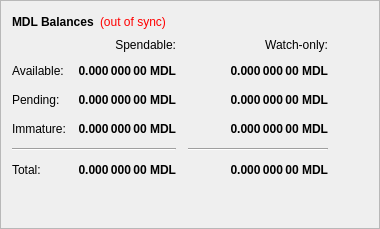
        <widget class="QFrame" name="frame">
         <property name="frameShape">
          <enum>QFrame::StyledPanel</enum>
         </property>
         <property name="frameShadow">
          <enum>QFrame::Raised</enum>
         </property>
         <layout class="QVBoxLayout" name="verticalLayout_4">
          <item>
           <layout class="QHBoxLayout" name="horizontalLayout_4">
            <item>
             <widget class="QLabel" name="label_5">
              <property name="font">
               <font>
                <weight>75</weight>
                <bold>true</bold>
               </font>
              </property>
              <property name="text">
               <string>MDL Balances</string>
              </property>
             </widget>
            </item>
            <item>
             <widget class="QLabel" name="labelWalletStatus">
              <property name="cursor">
               <cursorShape>WhatsThisCursor</cursorShape>
              </property>
              <property name="toolTip">
               <string>The displayed information may be out of date. Your wallet automatically synchronizes with the MDL network after a connection is established, but this process has not completed yet.</string>
              </property>
              <property name="styleSheet">
               <string notr="true">QLabel { color: red; }</string>
              </property>
              <property name="text">
               <string notr="true">(out of sync)</string>
              </property>
              <property name="alignment">
               <set>Qt::AlignLeading|Qt::AlignLeft|Qt::AlignVCenter</set>
              </property>
             </widget>
            </item>
            <item>
             <spacer name="horizontalSpacer_3">
              <property name="orientation">
               <enum>Qt::Horizontal</enum>
              </property>
              <property name="sizeHint" stdset="0">
               <size>
                <width>40</width>
                <height>20</height>
               </size>
              </property>
             </spacer>
            </item>
           </layout>
          </item>
          <item>
           <layout class="QGridLayout" name="gridLayout">
            <property name="spacing">
             <number>12</number>
            </property>
            <item row="2" column="2">
             <widget class="QLabel" name="labelWatchPending">
              <property name="font">
               <font>
                <weight>75</weight>
                <bold>true</bold>
               </font>
              </property>
              <property name="cursor">
               <cursorShape>IBeamCursor</cursorShape>
              </property>
              <property name="toolTip">
               <string>Unconfirmed transactions to watch-only addresses</string>
              </property>
              <property name="text">
               <string notr="true">0.000 000 00 MDL</string>
              </property>
              <property name="alignment">
               <set>Qt::AlignRight|Qt::AlignTrailing|Qt::AlignVCenter</set>
              </property>
              <property name="textInteractionFlags">
               <set>Qt::LinksAccessibleByMouse|Qt::TextSelectableByKeyboard|Qt::TextSelectableByMouse</set>
              </property>
             </widget>
            </item>
            <item row="2" column="1">
             <widget class="QLabel" name="labelUnconfirmed">
              <property name="font">
               <font>
                <weight>75</weight>
                <bold>true</bold>
               </font>
              </property>
              <property name="cursor">
               <cursorShape>IBeamCursor</cursorShape>
              </property>
              <property name="toolTip">
               <string>Total of transactions that have yet to be confirmed, and do not yet count toward the spendable balance</string>
              </property>
              <property name="text">
               <string notr="true">0.000 000 00 MDL</string>
              </property>
              <property name="alignment">
               <set>Qt::AlignRight|Qt::AlignTrailing|Qt::AlignVCenter</set>
              </property>
              <property name="textInteractionFlags">
               <set>Qt::LinksAccessibleByMouse|Qt::TextSelectableByKeyboard|Qt::TextSelectableByMouse</set>
              </property>
             </widget>
            </item>
            <item row="3" column="2">
             <widget class="QLabel" name="labelWatchImmature">
              <property name="font">
               <font>
                <weight>75</weight>
                <bold>true</bold>
               </font>
              </property>
              <property name="cursor">
               <cursorShape>IBeamCursor</cursorShape>
              </property>
              <property name="toolTip">
               <string>Staked or masternode rewards in watch-only addresses that has not yet matured</string>
              </property>
              <property name="text">
               <string notr="true">0.000 000 00 MDL</string>
              </property>
              <property name="alignment">
               <set>Qt::AlignRight|Qt::AlignTrailing|Qt::AlignVCenter</set>
              </property>
              <property name="textInteractionFlags">
               <set>Qt::LinksAccessibleByMouse|Qt::TextSelectableByKeyboard|Qt::TextSelectableByMouse</set>
              </property>
             </widget>
            </item>
            <item row="4" column="0" colspan="2">
             <widget class="Line" name="lineSpendableBalance">
              <property name="orientation">
               <enum>Qt::Horizontal</enum>
              </property>
             </widget>
            </item>
            <item row="4" column="2">
             <widget class="Line" name="lineWatchBalance">
              <property name="sizePolicy">
               <sizepolicy hsizetype="Preferred" vsizetype="Fixed">
                <horstretch>0</horstretch>
                <verstretch>0</verstretch>
               </sizepolicy>
              </property>
              <property name="minimumSize">
               <size>
                <width>140</width>
                <height>0</height>
               </size>
              </property>
              <property name="orientation">
               <enum>Qt::Horizontal</enum>
              </property>
             </widget>
            </item>
            <item row="5" column="0">
             <widget class="QLabel" name="labelTotalText">
              <property name="text">
               <string>Total:</string>
              </property>
             </widget>
            </item>
            <item row="3" column="1">
             <widget class="QLabel" name="labelImmature">
              <property name="font">
               <font>
                <weight>75</weight>
                <bold>true</bold>
               </font>
              </property>
              <property name="cursor">
               <cursorShape>IBeamCursor</cursorShape>
              </property>
              <property name="toolTip">
               <string>Staked or masternode rewards that has not yet matured</string>
              </property>
              <property name="text">
               <string notr="true">0.000 000 00 MDL</string>
              </property>
              <property name="alignment">
               <set>Qt::AlignRight|Qt::AlignTrailing|Qt::AlignVCenter</set>
              </property>
              <property name="textInteractionFlags">
               <set>Qt::LinksAccessibleByMouse|Qt::TextSelectableByKeyboard|Qt::TextSelectableByMouse</set>
              </property>
             </widget>
            </item>
            <item row="2" column="3">
             <spacer name="horizontalSpacer_2">
              <property name="orientation">
               <enum>Qt::Horizontal</enum>
              </property>
              <property name="sizeHint" stdset="0">
               <size>
                <width>40</width>
                <height>20</height>
               </size>
              </property>
             </spacer>
            </item>
            <item row="3" column="0">
             <widget class="QLabel" name="labelImmatureText">
              <property name="text">
               <string>Immature:</string>
              </property>
             </widget>
            </item>
            <item row="5" column="1">
             <widget class="QLabel" name="labelTotal">
              <property name="font">
               <font>
                <weight>75</weight>
                <bold>true</bold>
               </font>
              </property>
              <property name="cursor">
               <cursorShape>IBeamCursor</cursorShape>
              </property>
              <property name="toolTip">
               <string>Your current total balance</string>
              </property>
              <property name="text">
               <string notr="true">0.000 000 00 MDL</string>
              </property>
              <property name="alignment">
               <set>Qt::AlignRight|Qt::AlignTrailing|Qt::AlignVCenter</set>
              </property>
              <property name="textInteractionFlags">
               <set>Qt::LinksAccessibleByMouse|Qt::TextSelectableByKeyboard|Qt::TextSelectableByMouse</set>
              </property>
             </widget>
            </item>
            <item row="5" column="2">
             <widget class="QLabel" name="labelWatchTotal">
              <property name="font">
               <font>
                <weight>75</weight>
                <bold>true</bold>
               </font>
              </property>
              <property name="cursor">
               <cursorShape>IBeamCursor</cursorShape>
              </property>
              <property name="toolTip">
               <string>Current total balance in watch-only addresses</string>
              </property>
              <property name="text">
               <string notr="true">0.000 000 00 MDL</string>
              </property>
              <property name="alignment">
               <set>Qt::AlignRight|Qt::AlignTrailing|Qt::AlignVCenter</set>
              </property>
              <property name="textInteractionFlags">
               <set>Qt::LinksAccessibleByMouse|Qt::TextSelectableByKeyboard|Qt::TextSelectableByMouse</set>
              </property>
             </widget>
            </item>
            <item row="0" column="2">
             <widget class="QLabel" name="labelWatchonly">
              <property name="text">
               <string>Watch-only:</string>
              </property>
              <property name="alignment">
               <set>Qt::AlignRight|Qt::AlignTrailing|Qt::AlignVCenter</set>
              </property>
             </widget>
            </item>
            <item row="1" column="0">
             <widget class="QLabel" name="labelBalanceText">
              <property name="text">
               <string>Available:</string>
              </property>
             </widget>
            </item>
            <item row="1" column="1">
             <widget class="QLabel" name="labelBalance">
              <property name="font">
               <font>
                <weight>75</weight>
                <bold>true</bold>
               </font>
              </property>
              <property name="cursor">
               <cursorShape>IBeamCursor</cursorShape>
              </property>
              <property name="toolTip">
               <string>Your current spendable balance</string>
              </property>
              <property name="text">
               <string notr="true">0.000 000 00 MDL</string>
              </property>
              <property name="alignment">
               <set>Qt::AlignRight|Qt::AlignTrailing|Qt::AlignVCenter</set>
              </property>
              <property name="textInteractionFlags">
               <set>Qt::LinksAccessibleByMouse|Qt::TextSelectableByKeyboard|Qt::TextSelectableByMouse</set>
              </property>
             </widget>
            </item>
            <item row="1" column="2">
             <widget class="QLabel" name="labelWatchAvailable">
              <property name="font">
               <font>
                <weight>75</weight>
                <bold>true</bold>
               </font>
              </property>
              <property name="cursor">
               <cursorShape>IBeamCursor</cursorShape>
              </property>
              <property name="toolTip">
               <string>Your current balance in watch-only addresses</string>
              </property>
              <property name="text">
               <string notr="true">0.000 000 00 MDL</string>
              </property>
              <property name="alignment">
               <set>Qt::AlignRight|Qt::AlignTrailing|Qt::AlignVCenter</set>
              </property>
              <property name="textInteractionFlags">
               <set>Qt::LinksAccessibleByMouse|Qt::TextSelectableByKeyboard|Qt::TextSelectableByMouse</set>
              </property>
             </widget>
            </item>
            <item row="2" column="0">
             <widget class="QLabel" name="labelPendingText">
              <property name="text">
               <string>Pending:</string>
              </property>
             </widget>
            </item>
            <item row="0" column="1">
             <widget class="QLabel" name="labelSpendable">
              <property name="text">
               <string>Spendable:</string>
              </property>
              <property name="alignment">
               <set>Qt::AlignRight|Qt::AlignTrailing|Qt::AlignVCenter</set>
              </property>
             </widget>
            </item>
           </layout>
          </item>
          <item>
           <spacer name="verticalSpacer_4">
            <property name="orientation">
             <enum>Qt::Vertical</enum>
            </property>
            <property name="sizeHint" stdset="0">
             <size>
              <width>20</width>
              <height>40</height>
             </size>
            </property>
           </spacer>
          </item>
         </layout>
        </widget>
